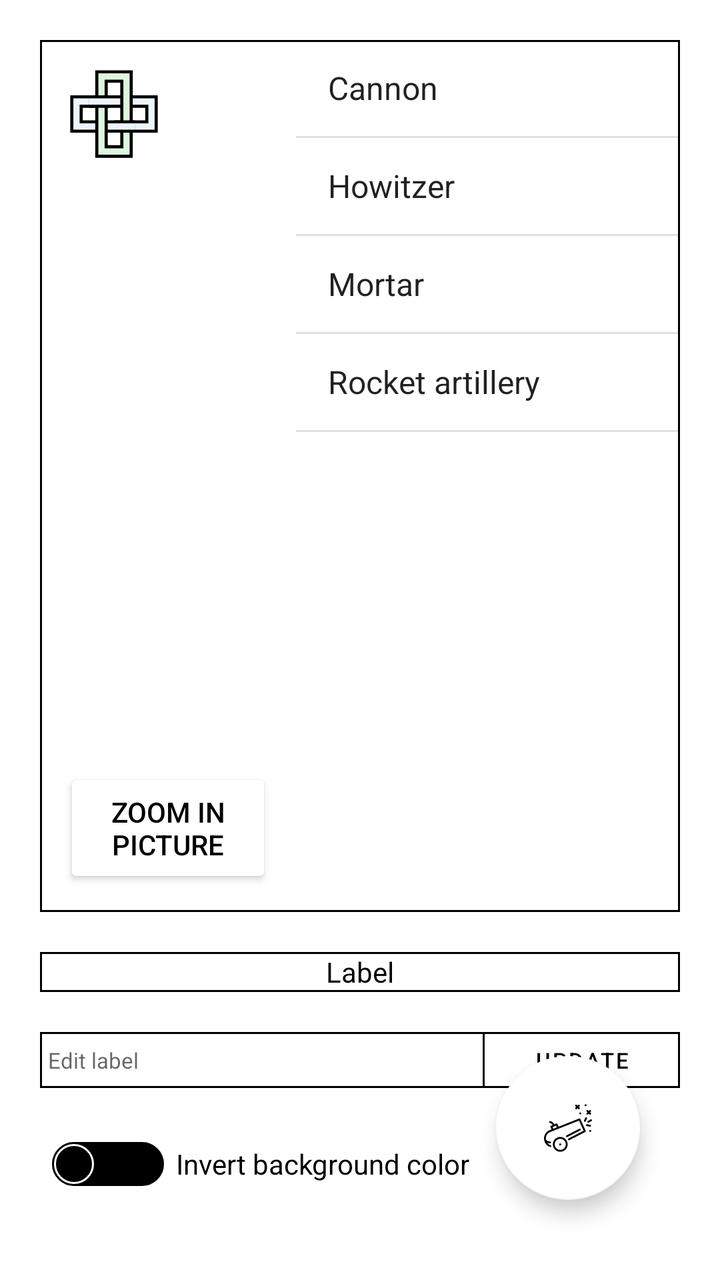
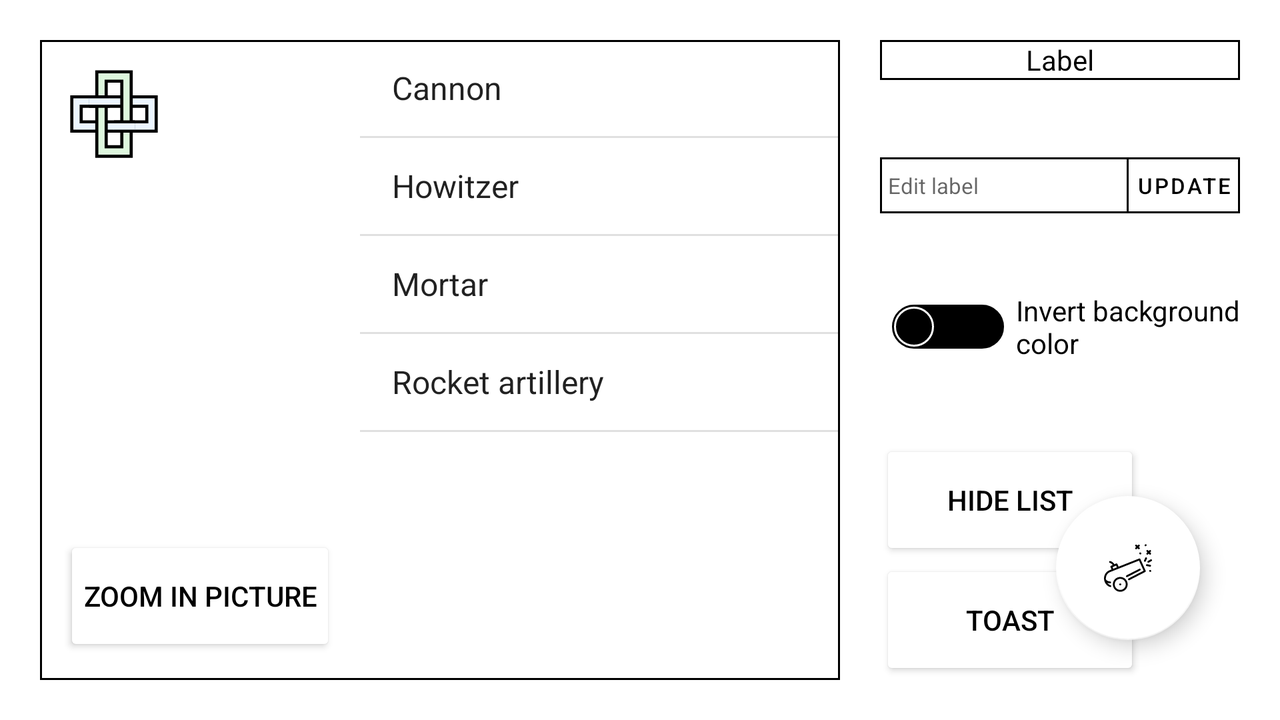

An Android layout and its configuration variant, each rendered on a device that would load it. The default file and the variant file are quoted in full after the pictures.
<!-- AndroidManifest.xml: application theme Theme.MyApplication -->
<!-- res/layout/fragment_task1.xml -->
<?xml version="1.0" encoding="utf-8"?>
<androidx.coordinatorlayout.widget.CoordinatorLayout xmlns:android="http://schemas.android.com/apk/res/android"
    xmlns:app="http://schemas.android.com/apk/res-auto"
    xmlns:tools="http://schemas.android.com/tools"
    android:id="@+id/coordinator"
    android:layout_width="match_parent"
    android:layout_height="match_parent"
    android:padding="@dimen/padding_default">

    <LinearLayout
        android:layout_width="match_parent"
        android:layout_height="wrap_content"
        android:orientation="vertical">

        <LinearLayout
            android:layout_width="match_parent"
            android:layout_height="@dimen/task1_top_box_height"
            android:background="@drawable/squared_border"
            android:baselineAligned="false"
            android:orientation="horizontal">

            <FrameLayout
                android:layout_width="0dp"
                android:layout_height="match_parent"
                android:layout_weight="4"
                android:padding="@dimen/task1_top_frame_padding">

                <ImageView
                    android:id="@+id/image"
                    android:layout_width="@dimen/task1_image_size"
                    android:layout_height="@dimen/task1_image_size"
                    android:contentDescription="@string/task_1_image_description"
                    android:src="@drawable/ic_solomons_knot" />

                <Button
                    android:id="@+id/button_zoom_in_out"
                    android:layout_width="match_parent"
                    android:layout_height="@dimen/buttons_height_default"
                    android:layout_gravity="bottom"
                    android:backgroundTint="@color/white"
                    android:padding="4dp"
                    android:text="@string/task_1_button_zoom_in"
                    android:textColor="@color/black"
                    app:strokeColor="@color/black"
                    app:strokeWidth="1dp" />
            </FrameLayout>

            <ListView
                android:id="@+id/list_view"
                android:layout_width="0dp"
                android:layout_height="match_parent"
                android:layout_weight="6"
                android:entries="@array/artillery" />
        </LinearLayout>

        <TextView
            android:id="@+id/text_view_label"
            android:layout_width="match_parent"
            android:layout_height="@dimen/task1_label_height"
            android:layout_marginTop="@dimen/margin_default"
            android:background="@drawable/squared_border"
            android:freezesText="true"
            android:gravity="center"
            android:text="@string/task_1_text_view_label"
            android:textColor="@color/black" />

        <LinearLayout
            android:layout_width="match_parent"
            android:layout_height="@dimen/task1_update_label_height"
            android:layout_marginTop="@dimen/margin_default"
            android:background="@drawable/squared_border"
            android:orientation="horizontal">

            <EditText
                android:id="@+id/edit_text_label"
                android:layout_width="0dp"
                android:layout_height="match_parent"
                android:layout_weight="7"
                android:autofillHints="Label"
                android:background="@drawable/squared_border"
                android:hint="@string/task_1_edit_text_label"
                android:inputType="text"
                android:paddingHorizontal="4dp"
                android:textCursorDrawable="@null"
                android:textSize="@dimen/task1_update_label_text_size"
                tools:ignore="TouchTargetSizeCheck" />

            <Button
                android:id="@+id/button_update_label"
                style="@style/Widget.MaterialComponents.Button.TextButton"
                android:layout_width="0dp"
                android:layout_height="match_parent"
                android:layout_margin="1dp"
                android:layout_weight="3"
                android:padding="0dp"
                android:text="@string/task_1_button_label_update"
                android:textColor="@color/black"
                android:textSize="@dimen/task1_update_label_text_size"
                tools:ignore="TouchTargetSizeCheck" />
        </LinearLayout>

        <LinearLayout
            android:layout_width="match_parent"
            android:layout_height="@dimen/task1_switch_box_height"
            android:layout_marginTop="@dimen/margin_default">

            <androidx.appcompat.widget.SwitchCompat
                android:id="@+id/switch_change_color"
                android:layout_width="wrap_content"
                android:layout_height="match_parent"
                android:background="@null"
                android:thumb="@drawable/custom_thumb"
                app:track="@drawable/custom_track"
                tools:ignore="TouchTargetSizeCheck" />

            <TextView
                android:id="@+id/text_view_change_color"
                android:layout_width="match_parent"
                android:layout_height="match_parent"
                android:gravity="center_vertical"
                android:text="@string/task_1_switch_change_color"
                android:textColor="@color/black" />
        </LinearLayout>

        <LinearLayout
            android:layout_width="wrap_content"
            android:layout_height="wrap_content"
            android:layout_marginTop="@dimen/margin_default"
            android:baselineAligned="false"
            android:orientation="vertical">

            <Button
                android:id="@+id/button_hide_show_list"
                android:layout_width="@dimen/task1_bottom_buttons_width"
                android:layout_height="@dimen/buttons_height_default"
                android:backgroundTint="@color/white"
                android:text="@string/task_1_button_hide_list"
                android:textColor="@color/black"
                app:strokeColor="@color/black"
                app:strokeWidth="1dp" />

            <Button
                android:id="@+id/button_toast"
                android:layout_width="@dimen/task1_bottom_buttons_width"
                android:layout_height="@dimen/buttons_height_default"
                android:backgroundTint="@color/white"
                android:text="@string/task_1_button_toast"
                android:textColor="@color/black"
                app:strokeColor="@color/black"
                app:strokeWidth="1dp"
                tools:ignore="TouchTargetSizeCheck" />
        </LinearLayout>
    </LinearLayout>

    <com.google.android.material.floatingactionbutton.FloatingActionButton
        android:id="@+id/fab"
        android:layout_width="@dimen/task1_fab_size"
        android:layout_height="@dimen/task1_fab_size"
        android:layout_gravity="end|bottom"
        android:layout_margin="@dimen/margin_default"
        android:contentDescription="@string/task_1_fab_description"
        android:src="@drawable/ic_cannon"
        app:backgroundTint="@color/white"
        app:fabCustomSize="@dimen/task1_fab_size" />
</androidx.coordinatorlayout.widget.CoordinatorLayout>
<!-- resources referenced by this layout -->
<resources>
  <string-array name="artillery">
          <item>Cannon</item>
          <item>Howitzer</item>
          <item>Mortar</item>
          <item>Rocket artillery</item>
      </string-array>
  <dimen name="buttons_height_default">60dp</dimen>
  <dimen name="margin_default">20dp</dimen>
  <dimen name="padding_default">20dp</dimen>
  <dimen name="task1_bottom_buttons_width">130dp</dimen>
  <dimen name="task1_fab_size">72dp</dimen>
  <dimen name="task1_image_size">50dp</dimen>
  <dimen name="task1_label_height">20dp</dimen>
  <dimen name="task1_switch_box_height">36dp</dimen>
  <dimen name="task1_top_box_height">436dp</dimen>
  <dimen name="task1_top_frame_padding">12dp</dimen>
  <dimen name="task1_update_label_height">28dp</dimen>
  <dimen name="task1_update_label_text_size">11sp</dimen>
  <!-- drawable custom_thumb (drawable) -->
  <?xml version="1.0" encoding="utf-8"?>
  <selector xmlns:android="http://schemas.android.com/apk/res/android">
      <item android:state_checked="false">
          <layer-list>
              <item android:bottom="7dp" android:left="7dp" android:right="7dp" android:top="7dp">
                  <shape android:shape="oval">
                      <solid android:color="@color/black" />
                      <stroke android:width="1dp" android:color="@color/white" />
                      <size android:width="20dp" android:height="20dp" />
                  </shape>
              </item>
          </layer-list>
      </item>
      <item android:state_checked="true">
          <layer-list>
              <item android:bottom="7dp" android:left="7dp" android:right="7dp" android:top="7dp">
                  <shape android:shape="oval">
                      <solid android:color="@color/white" />
                      <stroke android:width="1dp" android:color="@color/black" />
                      <size android:width="20dp" android:height="20dp" />
                  </shape>
              </item>
          </layer-list>
      </item>
  </selector>
  <!-- drawable squared_border (drawable) -->
  <?xml version="1.0" encoding="utf-8"?>
  <shape xmlns:android="http://schemas.android.com/apk/res/android"
      android:shape="rectangle">
      <solid android:color="@color/white"/>
      <stroke
          android:width="1dp"
          android:color="@android:color/black" />
  </shape>
  <string name="task_1_button_hide_list">Hide List</string>
  <string name="task_1_button_label_update">Update</string>
  <string name="task_1_button_toast" translatable="false">Toast</string>
  <string name="task_1_button_zoom_in">Zoom in picture</string>
  <string name="task_1_edit_text_label">Edit label</string>
  <string name="task_1_fab_description">Snackbar showing floating action button</string>
  <string name="task_1_image_description">Image you can zoom in and out</string>
  <string name="task_1_switch_change_color">Invert background color</string>
  <string name="task_1_text_view_label">Label</string>
  <style name="Theme.MyApplication" parent="Theme.MaterialComponents.DayNight.DarkActionBar">
          
          <item name="colorPrimary">@color/black</item>
          <item name="colorPrimaryVariant">@color/black</item>
          <item name="colorOnPrimary">@color/white</item>
          
          <item name="colorSecondary">@color/teal_200</item>
          <item name="colorSecondaryVariant">@color/teal_700</item>
          <item name="colorOnSecondary">@color/black</item>
          
          <item name="android:statusBarColor">?attr/colorPrimaryVariant</item>
          
      </style>
</resources>
<!-- res/layout-land/fragment_task1.xml (the author's variant of the layout above) -->
<!-- drawn on the phone turned sideways -->
<?xml version="1.0" encoding="utf-8"?>
<androidx.coordinatorlayout.widget.CoordinatorLayout xmlns:android="http://schemas.android.com/apk/res/android"
    xmlns:app="http://schemas.android.com/apk/res-auto"
    xmlns:tools="http://schemas.android.com/tools"
    android:id="@+id/coordinator"
    android:layout_width="match_parent"
    android:layout_height="match_parent"
    android:padding="@dimen/padding_default">

    <androidx.constraintlayout.widget.ConstraintLayout
        android:layout_width="match_parent"
        android:layout_height="match_parent">

        <LinearLayout
            android:id="@+id/top_box"
            android:layout_width="400dp"
            android:layout_height="0dp"
            android:background="@drawable/squared_border"
            android:baselineAligned="false"
            android:orientation="horizontal"
            app:layout_constraintBottom_toBottomOf="parent"
            app:layout_constraintStart_toStartOf="parent"
            app:layout_constraintTop_toTopOf="parent">

            <FrameLayout
                android:layout_width="0dp"
                android:layout_height="match_parent"
                android:layout_weight="4"
                android:padding="@dimen/task1_top_frame_padding">

                <ImageView
                    android:id="@+id/image"
                    android:layout_width="@dimen/task1_image_size"
                    android:layout_height="@dimen/task1_image_size"
                    android:contentDescription="@string/task_1_image_description"
                    android:src="@drawable/ic_solomons_knot" />

                <Button
                    android:id="@+id/button_zoom_in_out"
                    android:layout_width="match_parent"
                    android:layout_height="@dimen/buttons_height_default"
                    android:layout_gravity="bottom"
                    android:backgroundTint="@color/white"
                    android:padding="4dp"
                    android:text="@string/task_1_button_zoom_in"
                    android:textColor="@color/black"
                    app:strokeColor="@color/black"
                    app:strokeWidth="1dp" />
            </FrameLayout>

            <ListView
                android:id="@+id/list_view"
                android:layout_width="0dp"
                android:layout_height="match_parent"
                android:layout_weight="6"
                android:entries="@array/artillery" />
        </LinearLayout>

        <TextView
            android:id="@+id/text_view_label"
            android:layout_width="0dp"
            android:layout_height="@dimen/task1_label_height"
            android:layout_marginStart="@dimen/margin_default"
            android:background="@drawable/squared_border"
            android:freezesText="true"
            android:gravity="center"
            android:text="@string/task_1_text_view_label"

            android:textColor="@color/black"
            app:layout_constraintEnd_toEndOf="parent"
            app:layout_constraintStart_toEndOf="@id/top_box"
            app:layout_constraintTop_toTopOf="parent" />

        <LinearLayout
            android:id="@+id/update_label_box"
            android:layout_width="0dp"
            android:layout_height="@dimen/task1_update_label_height"
            android:layout_marginStart="@dimen/margin_default"
            android:background="@drawable/squared_border"
            android:orientation="horizontal"
            app:layout_constraintBottom_toTopOf="@id/switch_box"
            app:layout_constraintEnd_toEndOf="parent"
            app:layout_constraintStart_toEndOf="@id/top_box"
            app:layout_constraintTop_toBottomOf="@id/text_view_label">

            <EditText
                android:id="@+id/edit_text_label"
                android:layout_width="0dp"
                android:layout_height="match_parent"
                android:layout_weight="7"
                android:autofillHints="Label"
                android:background="@drawable/squared_border"
                android:hint="@string/task_1_edit_text_label"
                android:inputType="text"
                android:paddingHorizontal="4dp"
                android:textCursorDrawable="@null"
                android:textSize="@dimen/task1_update_label_text_size"
                tools:ignore="TouchTargetSizeCheck" />

            <Button
                android:id="@+id/button_update_label"
                style="@style/Widget.MaterialComponents.Button.UnelevatedButton"
                android:layout_width="0dp"
                android:layout_height="match_parent"
                android:layout_margin="1dp"
                android:layout_weight="3"
                android:backgroundTint="@color/white"
                android:padding="0dp"
                android:text="@string/task_1_button_label_update"
                android:textColor="@color/black"
                android:textSize="@dimen/task1_update_label_text_size"
                tools:ignore="TouchTargetSizeCheck" />
        </LinearLayout>

        <LinearLayout
            android:id="@+id/switch_box"
            android:layout_width="0dp"
            android:layout_height="@dimen/task1_switch_box_height"
            android:layout_marginStart="@dimen/margin_default"
            app:layout_constraintBottom_toTopOf="@id/buttons_box"
            app:layout_constraintEnd_toEndOf="parent"
            app:layout_constraintStart_toEndOf="@id/top_box"
            app:layout_constraintTop_toBottomOf="@id/update_label_box">

            <androidx.appcompat.widget.SwitchCompat
                android:id="@+id/switch_change_color"
                android:layout_width="wrap_content"
                android:layout_height="match_parent"
                android:background="@null"
                android:thumb="@drawable/custom_thumb"
                app:track="@drawable/custom_track"
                tools:ignore="TouchTargetSizeCheck" />

            <TextView
                android:id="@+id/text_view_change_color"
                android:layout_width="match_parent"
                android:layout_height="match_parent"
                android:gravity="center_vertical"
                android:text="@string/task_1_switch_change_color"
                android:textColor="@color/black" />
        </LinearLayout>

        <LinearLayout
            android:id="@+id/buttons_box"
            android:layout_width="wrap_content"
            android:layout_height="wrap_content"
            android:layout_marginStart="@dimen/margin_default"
            android:baselineAligned="false"
            android:orientation="vertical"
            app:layout_constraintBottom_toBottomOf="parent"
            app:layout_constraintStart_toEndOf="@id/top_box">

            <Button
                android:id="@+id/button_hide_show_list"
                android:layout_width="@dimen/task1_bottom_buttons_width"
                android:layout_height="@dimen/buttons_height_default"
                android:backgroundTint="@color/white"
                android:text="@string/task_1_button_hide_list"
                android:textColor="@color/black"
                app:strokeColor="@color/black"
                app:strokeWidth="1dp" />

            <Button
                android:id="@+id/button_toast"
                android:layout_width="@dimen/task1_bottom_buttons_width"
                android:layout_height="@dimen/buttons_height_default"
                android:backgroundTint="@color/white"
                android:text="@string/task_1_button_toast"
                android:textColor="@color/black"
                app:strokeColor="@color/black"
                app:strokeWidth="1dp" />
        </LinearLayout>
    </androidx.constraintlayout.widget.ConstraintLayout>

    <com.google.android.material.floatingactionbutton.FloatingActionButton
        android:id="@+id/fab"
        android:layout_width="@dimen/task1_fab_size"
        android:layout_height="@dimen/task1_fab_size"
        android:layout_gravity="end|bottom"
        android:layout_margin="@dimen/margin_default"
        android:contentDescription="@string/task_1_fab_description"
        android:src="@drawable/ic_cannon"
        app:backgroundTint="@color/white"
        app:fabCustomSize="@dimen/task1_fab_size" />
</androidx.coordinatorlayout.widget.CoordinatorLayout>
<!-- resources referenced by the variant -->
<!-- as the phone turned sideways resolves them -->
<resources>
  <string-array name="artillery">
          <item>Cannon</item>
          <item>Howitzer</item>
          <item>Mortar</item>
          <item>Rocket artillery</item>
      </string-array>
  <dimen name="buttons_height_default">60dp</dimen>
  <dimen name="margin_default">20dp</dimen>
  <dimen name="padding_default">20dp</dimen>
  <dimen name="task1_bottom_buttons_width">130dp</dimen>
  <dimen name="task1_fab_size">72dp</dimen>
  <dimen name="task1_image_size">50dp</dimen>
  <dimen name="task1_label_height">20dp</dimen>
  <dimen name="task1_switch_box_height">36dp</dimen>
  <dimen name="task1_top_frame_padding">12dp</dimen>
  <dimen name="task1_update_label_height">28dp</dimen>
  <dimen name="task1_update_label_text_size">11sp</dimen>
  <!-- drawable custom_thumb (drawable) -->
  <?xml version="1.0" encoding="utf-8"?>
  <selector xmlns:android="http://schemas.android.com/apk/res/android">
      <item android:state_checked="false">
          <layer-list>
              <item android:bottom="7dp" android:left="7dp" android:right="7dp" android:top="7dp">
                  <shape android:shape="oval">
                      <solid android:color="@color/black" />
                      <stroke android:width="1dp" android:color="@color/white" />
                      <size android:width="20dp" android:height="20dp" />
                  </shape>
              </item>
          </layer-list>
      </item>
      <item android:state_checked="true">
          <layer-list>
              <item android:bottom="7dp" android:left="7dp" android:right="7dp" android:top="7dp">
                  <shape android:shape="oval">
                      <solid android:color="@color/white" />
                      <stroke android:width="1dp" android:color="@color/black" />
                      <size android:width="20dp" android:height="20dp" />
                  </shape>
              </item>
          </layer-list>
      </item>
  </selector>
  <!-- drawable squared_border (drawable) -->
  <?xml version="1.0" encoding="utf-8"?>
  <shape xmlns:android="http://schemas.android.com/apk/res/android"
      android:shape="rectangle">
      <solid android:color="@color/white"/>
      <stroke
          android:width="1dp"
          android:color="@android:color/black" />
  </shape>
  <string name="task_1_button_hide_list">Hide List</string>
  <string name="task_1_button_label_update">Update</string>
  <string name="task_1_button_toast" translatable="false">Toast</string>
  <string name="task_1_button_zoom_in">Zoom in picture</string>
  <string name="task_1_edit_text_label">Edit label</string>
  <string name="task_1_fab_description">Snackbar showing floating action button</string>
  <string name="task_1_image_description">Image you can zoom in and out</string>
  <string name="task_1_switch_change_color">Invert background color</string>
  <string name="task_1_text_view_label">Label</string>
  <style name="Theme.MyApplication" parent="Theme.MaterialComponents.DayNight.DarkActionBar">
          
          <item name="colorPrimary">@color/black</item>
          <item name="colorPrimaryVariant">@color/black</item>
          <item name="colorOnPrimary">@color/white</item>
          
          <item name="colorSecondary">@color/teal_200</item>
          <item name="colorSecondaryVariant">@color/teal_700</item>
          <item name="colorOnSecondary">@color/black</item>
          
          <item name="android:statusBarColor">?attr/colorPrimaryVariant</item>
          
      </style>
</resources>
